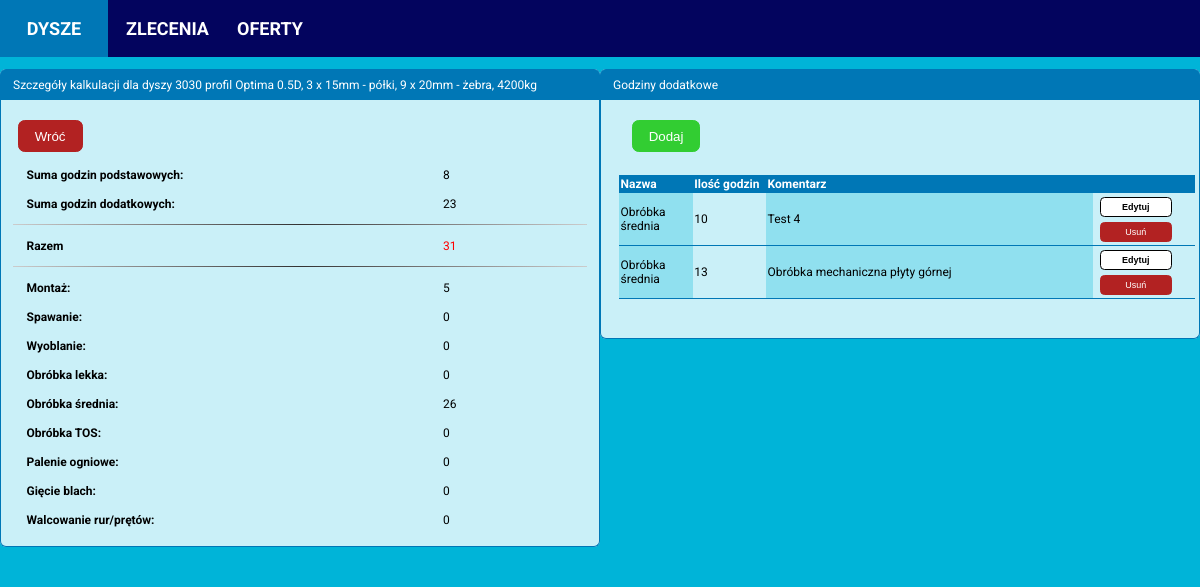
The app's page /nozzle/1/calculation/1/calculation_details, older data.
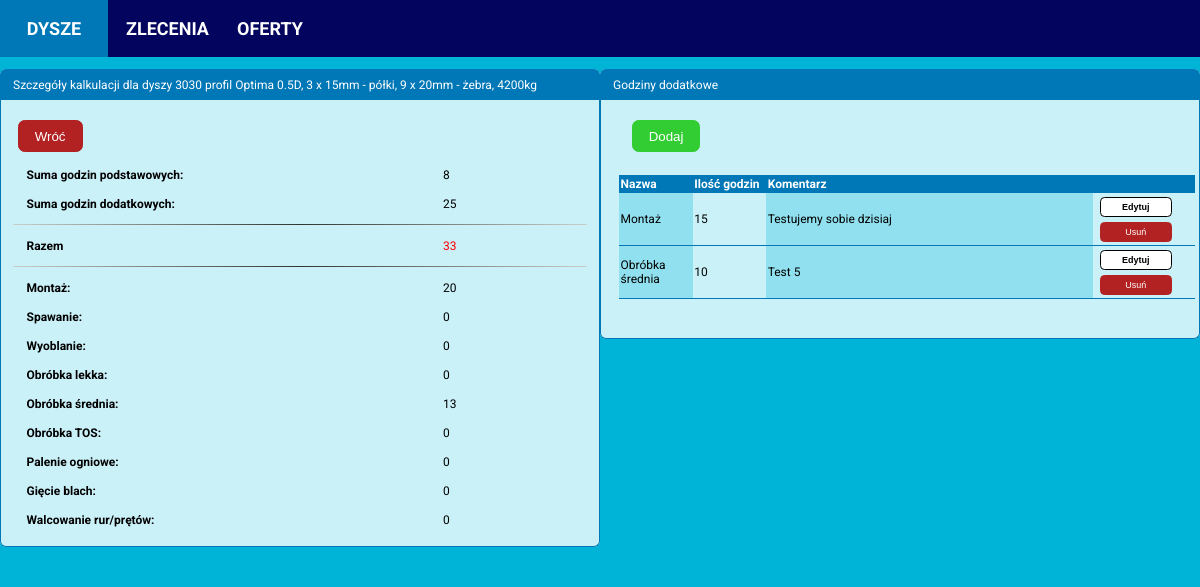
The same page, newer data.
### calculator/models.py (models this page shows)
class AdditionalNozzleHours(models.Model):
    GROUP = [('assembly_hours', 'Montaż'),
             ('welding_hours', 'Spawanie'),
             ('spinning_hours', 'Wyoblanie'),
             ('small_machining_hours', 'Obróbka lekka'),
             ('medium_machining_hours', 'Obróbka średnia'),
             ('tos_machining_hours', 'Obróbka TOS'),
             ('cutting_plates_hours', 'Palenie blach'),
             ('bending_hours', 'Gięcie blach'),
             ('rolling_profiles_hours', 'Walcowanie rur'),
             ]
    calculation = models.ForeignKey(NozzleCalculation, on_delete=models.CASCADE)
    date_created = models.DateTimeField(auto_now_add=True)
    additional_hours_amount = models.PositiveIntegerField(blank=False)
    comment = models.TextField(blank=False, max_length=200)
    group = models.CharField(max_length=40, blank=True, null=True, choices=GROUP)

### calculator/views.py (the view)
# urls.py: path('nozzle/<int:nozzle_id>/calculation/<int:calculation_id>/calculation_details', nozzle_calculation_details_view, name='nozzle_calculation_details'),
def nozzle_calculation_details_view(request, nozzle_id, calculation_id):
    nozzle = Nozzle.objects.get(id=nozzle_id)
    ratio = round((nozzle.profile_height / nozzle.diameter), 1)
    calculation = NozzleCalculation.objects.get(id=calculation_id)
    total_hours = (calculation.assembly_hours + calculation.welding_hours + calculation.spinning_hours
                   + calculation.spinning_hours + calculation.small_machining_hours
                   + calculation.medium_machining_hours + calculation.tos_machining_hours
                   + calculation.cutting_plates_hours + calculation.bending_hours
                   + calculation.rolling_profiles_hours)
    additional_nozzle_hours = calculation.additionalnozzlehours_set.order_by('group')
    additional_hours = AdditionalNozzleHours.objects.filter(calculation=calculation).aggregate(total_hours=Sum('additional_hours_amount'))
    try:
        sum_of_all_hours = additional_hours['total_hours'] + total_hours
    except:
        sum_of_all_hours = total_hours
    additional_assembly_hours = AdditionalNozzleHours.objects.filter(
        calculation=calculation, group='assembly_hours').\
        aggregate(total_hours=Sum('additional_hours_amount'))
    try:
        all_assembly_hours = additional_assembly_hours['total_hours'] + calculation.assembly_hours
    except:
        all_assembly_hours = calculation.assembly_hours
    additional_welding_hours = AdditionalNozzleHours.objects.filter(
        calculation=calculation, group='welding_hours').\
        aggregate(total_hours=Sum('additional_hours_amount'))
    try:
        all_welding_hours = additional_welding_hours['total_hours'] + calculation.welding_hours
    except:
        all_welding_hours = calculation.welding_hours
    additional_spinning_hours = AdditionalNozzleHours.objects.filter(
        calculation=calculation, group='spinning_hours').\
        aggregate(total_hours=Sum('additional_hours_amount'))
    try:
       all_spinning_hours = additional_spinning_hours['total_hours'] + calculation.spinning_hours
    except:
        all_spinning_hours = calculation.spinning_hours
    additional_small_machining_hours = AdditionalNozzleHours.objects.filter(
        calculation=calculation, group='small_machining_hours'). \
        aggregate(total_hours=Sum('additional_hours_amount'))
    try:
        all_small_machining_hours = additional_small_machining_hours['total_hours'] + calculation.small_machining_hours
    except:
        all_small_machining_hours = calculation.small_machining_hours
    additional_medium_machining_hours = AdditionalNozzleHours.objects.filter(
        calculation=calculation, group='medium_machining_hours'). \
        aggregate(total_hours=Sum('additional_hours_amount'))
    try:
        all_medium_machining_hours = additional_medium_machining_hours['total_hours'] + calculation.medium_machining_hours
    except:
        all_medium_machining_hours = calculation.medium_machining_hours
    additional_tos_machining_hours = AdditionalNozzleHours.objects.filter(
        calculation=calculation, group='tos_machining_hours'). \
        aggregate(total_hours=Sum('additional_hours_amount'))
    try:
        all_tos_machining_hours = additional_tos_machining_hours['total_hours'] + calculation.tos_machining_hours
    except:
        all_tos_machining_hours = calculation.tos_machining_hours
    additional_cutting_plates_hours = AdditionalNozzleHours.objects.filter(
        calculation=calculation, group='cutting_plates_hours'). \
        aggregate(total_hours=Sum('additional_hours_amount'))
    try:
        all_cutting_plates_hours = additional_cutting_plates_hours['total_hours'] + calculation.cutting_plates_hours
    except:
        all_cutting_plates_hours = calculation.cutting_plates_hours
    additional_bending_hours = AdditionalNozzleHours.objects.filter(
        calculation=calculation, group='bending__hours'). \
        aggregate(total_hours=Sum('additional_hours_amount'))
    try:
        all_bending_hours = additional_bending_hours['total_hours'] + calculation.bending_hours
    except:
        all_bending_hours = calculation.bending_hours
    additional_rolling_profiles_hours = AdditionalNozzleHours.objects.filter(
        calculation=calculation, group='rolling_profiles_hours'). \
        aggregate(total_hours=Sum('additional_hours_amount'))
    try:
        all_rolling_profiles_hours = additional_rolling_profiles_hours['total_hours'] + calculation.rolling_profiles_hours
    except:
        all_rolling_profiles_hours = calculation.rolling_profiles_hours
    context = {'calculation': calculation,
               'nozzle': nozzle,
               'ratio': ratio,
               'additional_nozzle_hours': additional_nozzle_hours,
               'total_hours': total_hours,
               'additional_hours': additional_hours,
               'sum_of_all_hours': sum_of_all_hours,
               'all_assembly_hours': all_assembly_hours,
               'all_welding_hours': all_welding_hours,
               'all_spinning_hours': all_spinning_hours,
               'all_small_machining_hours': all_small_machining_hours,
               'all_medium_machining_hours': all_medium_machining_hours,
               'all_tos_machining_hours': all_tos_machining_hours,
               'all_cutting_plates_hours': all_cutting_plates_hours,
               'all_bending_hours': all_bending_hours,
               'all_rolling_profiles_hours': all_rolling_profiles_hours
               }
    template = 'calculator/nozzle_calculation_details.html'
    return render(request, template, context)

### calculator/templates/calculator/nozzle_calculation_details.html (shortened to what the changed rows need)
{% extends 'calculator/base.html' %}
{% block content %}
<div class="content-main">
  <div class="item-box">
    <div class="item-details">
      <div class="item-details-box">
        <p class="item-detail-name">Suma godzin dodatkowych:</p>
        {% if additional_hours.total_hours == None %}
        <p class="item-detail-value">0</p>
        {% else %}
        <p class="item-detail-value">{{ additional_hours.total_hours }}</p>
        {% endif %}
      </div>
      <div class="item-details-box">
        <p class="item-detail-name">Razem</p>
        <p class="item-detail-value" style="color:red;">{{ sum_of_all_hours }}</p>
      </div>
      <div class="item-details-box">
        <p class="item-detail-name">Montaż:</p>
        <p class="item-detail-value">{{ all_assembly_hours }}</p>
      </div>
      <div class="item-details-box">
        <p class="item-detail-name">Obróbka średnia:</p>
        <p class="item-detail-value">{{ all_medium_machining_hours }}</p>
      </div>
    </div>
  </div>
  <div class="item-box">
    <div class="item-details">
      <div class="item-details-table">
        <table style="width: 48em;">
          <thead>
            <tr>
              <th style="width:6em;">Nazwa</th>
              <th style="width:6em;">Ilość godzin</th>
              <th style="width:28em;">Komentarz</th>
              <th></th>
            </tr>
          </thead>
          {% for additional_nozzle_hour in additional_nozzle_hours %}
          <tr>
            <td>{{ additional_nozzle_hour.get_group_display }}</td>
            <td>{{ additional_nozzle_hour.additional_hours_amount }}</td>
            <td>{{ additional_nozzle_hour.comment|truncatechars:170 }}</td>
            <td>
              <a href="{% url 'calculator:edit_additional_nozzle_hours' nozzle.id calculation.id additional_nozzle_hour.id %}">
                <button class="show-btn">Edytuj</button>
              </a>
            <a href="{% url 'calculator:delete_additional_nozzle_hours' nozzle.id calculation.id additional_nozzle_hour.id %}"><button class="delete-btn">Usuń</button></a>
            </td>
          </tr>
          {% endfor %}
        </table>
      </div>
    </div>
  </div>
</div>
{% endblock content %}

Row changes from the older to the newer data that the page shows:
removed AdditionalNozzleHours: group "Obróbka średnia", additional_hours_amount "13", comment "Obróbka mechaniczna płyty górnej"
added AdditionalNozzleHours: group "Montaż", additional_hours_amount "15", comment "Testujemy sobie dzisiaj"
changed AdditionalNozzleHours "Obróbka średnia": comment "Test 4" → "Test 5"
Text that changed along with them:
{{ additional_hours.total_hours }}: "23" → "25"
{{ sum_of_all_hours }}: "31" → "33"
{{ all_assembly_hours }}: "5" → "20"
{{ all_medium_machining_hours }}: "26" → "13"
